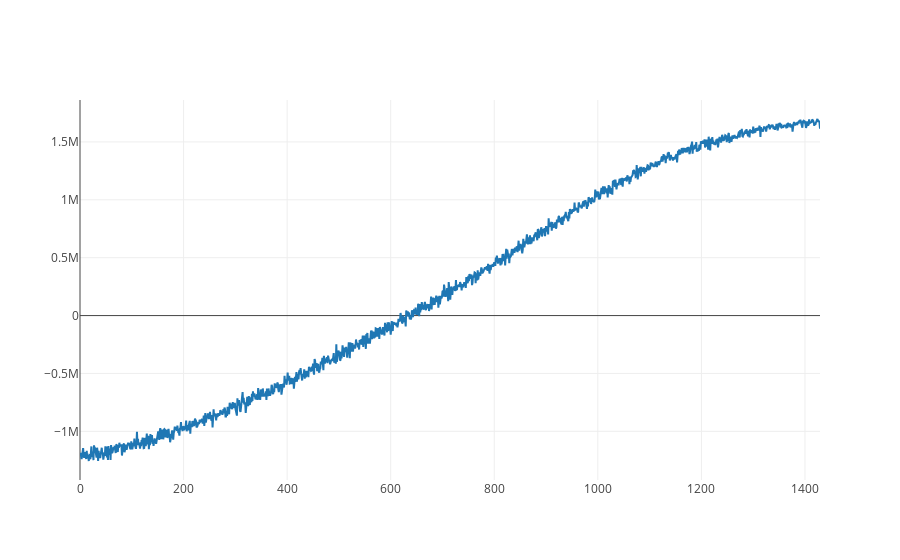

The code cell stored with this chart in its notebook:
### Markdown cell above
For SVI, we can look at the values of the variational objective, likelihood, and KL terms as a function of iteration.

### Code cell
iplot([go.Scatter(x = np.array(range(len(inf_svi.elbos))), y = inf_svi.elbos)])

### Figure 1 — Plotly figure (JSON) as saved in the notebook; plotly's stock layout.template omitted (floating-point values rounded to 4 significant figures; data arrays with more than 128 entries replaced by an {"elided": "..."} marker saying what was removed)
{"data": [{"type": "scatter", "x": {"elided": "1430 int values"}, "y": {"elided": "1430 float values"}}], "layout": {}}
